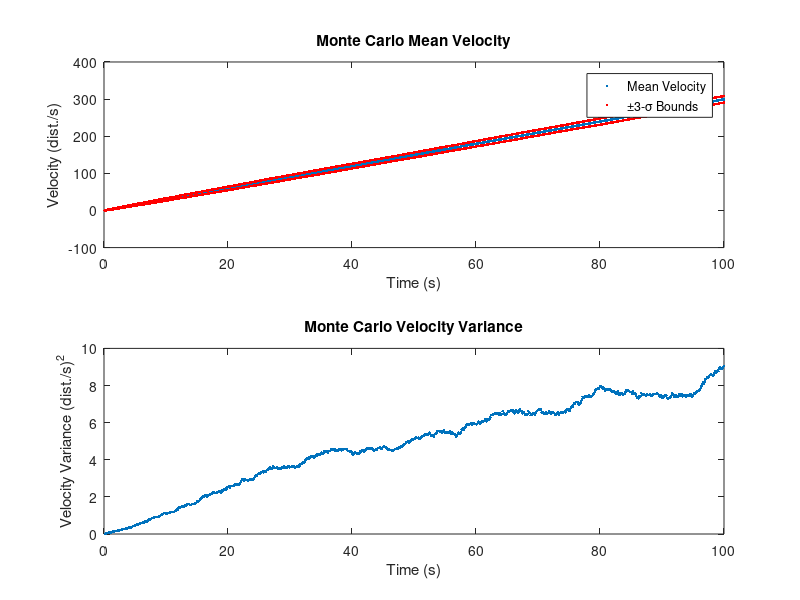
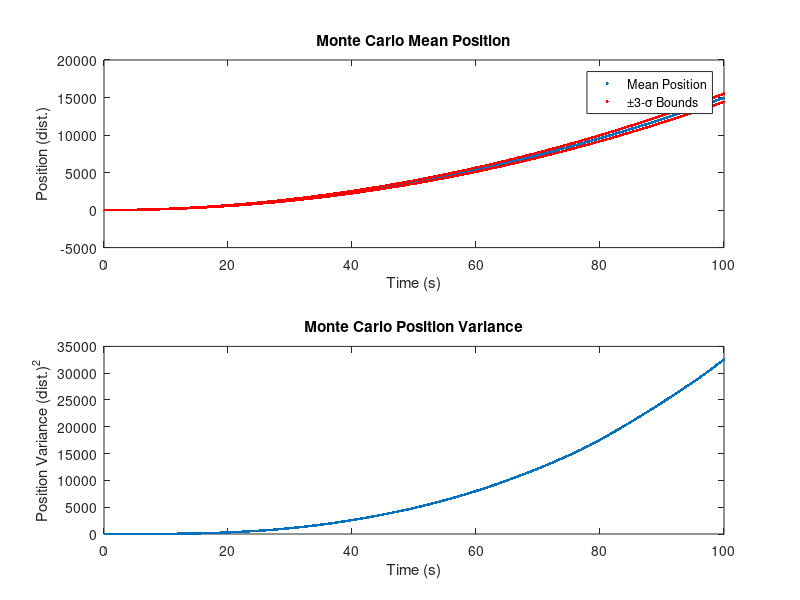

Here is the MATLAB script that generated these plots, in order:
%% Navigation - Homework 1 - Tanner Koza
clear
clc
close all

%% Problem 5

% Initialization
dt = 0.1;
numSamps = 1000;
numSims = 100;
time = dt * (1:numSamps);
bias = 3;
noise = randn(numSamps, numSims);
acc = bias + noise;
vel = zeros(numSamps, numSims);
pos = zeros(numSamps, numSims);

% Mechanization
for i = 2:numSamps

    vel(i, :) = vel(i-1, :) + acc(i, :) * dt;
    pos(i, :) = pos(i-1, :) + vel(i, :) * dt;

end

% Stochastic Values
meanVel = mean(vel, 2);
meanPos = mean(pos, 2);

varVel = var(vel, 0, 2);
varPos = var(pos, 0, 2);

sigmaVel = std(vel, 0, 2);
sigmaPos = std(pos, 0, 2);

% Plotting
figure('Name', 'Velocity Monte Carlo Results')

subplot(2, 1, 1)
plot(time, meanVel, '.')
hold on
plot(time, meanVel+3*sigmaVel, '.r')
plot(time, meanVel-3*sigmaVel, '.r')
title('Monte Carlo Mean Velocity')
legend('Mean Velocity', '\pm3-\sigma Bounds', 'Location', 'best')
xlabel('Time (s)')
ylabel('Velocity (dist./s)')

subplot(2, 1, 2)
plot(time, varVel, '.')
title('Monte Carlo Velocity Variance')
xlabel('Time (s)')
ylabel('Velocity Variance (dist./s)^2')

figure('Name', 'Position Monte Carlo Results')

subplot(2, 1, 1)
plot(time, meanPos, '.')
hold on
plot(time, meanPos+3*sigmaPos, '.r')
plot(time, meanPos-3*sigmaPos, '.r')
title('Monte Carlo Mean Position')
legend('Mean Position', '\pm3-\sigma Bounds', 'Location', 'best')
xlabel('Time (s)')
ylabel('Position (dist.)')

subplot(2, 1, 2)
plot(time, varPos, '.')
title('Monte Carlo Position Variance')
xlabel('Time (s)')
ylabel('Position Variance (dist.)^2')

%% Problem 6

% Answer: Given the body is known to be stationary, the bias can be calculated by
% determining the mean of the 1000 samples.

meanAcc = mean(acc); % bias estimates

meanBiasEstimates = mean(meanAcc);
fprintf('Mean of Bias Estimates: %0.3f\n', meanBiasEstimates)

varBiasEstimates = var(meanAcc);
fprintf('\nVariance of Bias Estimates: %0.3f\n', varBiasEstimates)

sigmaBiasEstimates = std(meanAcc);
fprintf('\n1-sigma of Bias Estimates: %0.3f\n', sigmaBiasEstimates)